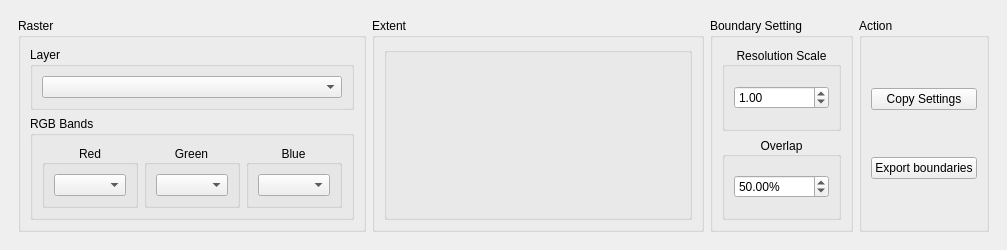
<?xml version="1.0" encoding="UTF-8"?>
<ui version="4.0">
 <class>gsDockWidget</class>
 <widget class="QgsDockWidget" name="gsDockWidget">
  <property name="geometry">
   <rect>
    <x>0</x>
    <y>0</y>
    <width>1007</width>
    <height>232</height>
   </rect>
  </property>
  <property name="maximumSize">
   <size>
    <width>524287</width>
    <height>524287</height>
   </size>
  </property>
  <property name="windowTitle">
   <string>Encoder Copilot</string>
  </property>
  <widget class="QWidget" name="dockWidgetContents">
   <layout class="QHBoxLayout" name="horizontalLayout">
    <item>
     <widget class="QFrame" name="horizontalFrame">
      <property name="maximumSize">
       <size>
        <width>160777</width>
        <height>360</height>
       </size>
      </property>
      <layout class="QHBoxLayout" name="horizontalLayout_3" stretch="3,4,0,1">
       <item>
        <widget class="QGroupBox" name="groupBox_3">
         <property name="title">
          <string>Raster</string>
         </property>
         <layout class="QGridLayout" name="gridLayout_3">
          <item row="1" column="0">
           <widget class="QGroupBox" name="groupBox_2">
            <property name="title">
             <string>RGB Bands</string>
            </property>
            <layout class="QHBoxLayout" name="horizontalLayout_2">
             <item>
              <widget class="QGroupBox" name="groupBox_9">
               <property name="title">
                <string>Red</string>
               </property>
               <property name="alignment">
                <set>Qt::AlignCenter</set>
               </property>
               <layout class="QGridLayout" name="gridLayout_9">
                <item row="0" column="0">
                 <widget class="QgsRasterBandComboBox" name="mRasterBandComboBox_R"/>
                </item>
               </layout>
              </widget>
             </item>
             <item>
              <widget class="QGroupBox" name="groupBox_10">
               <property name="title">
                <string>Green</string>
               </property>
               <property name="alignment">
                <set>Qt::AlignCenter</set>
               </property>
               <layout class="QGridLayout" name="gridLayout_8">
                <item row="0" column="0">
                 <widget class="QgsRasterBandComboBox" name="mRasterBandComboBox_G"/>
                </item>
               </layout>
              </widget>
             </item>
             <item>
              <widget class="QGroupBox" name="groupBox_11">
               <property name="title">
                <string>Blue</string>
               </property>
               <property name="alignment">
                <set>Qt::AlignCenter</set>
               </property>
               <layout class="QGridLayout" name="gridLayout_11">
                <item row="0" column="0">
                 <widget class="QgsRasterBandComboBox" name="mRasterBandComboBox_B"/>
                </item>
               </layout>
              </widget>
             </item>
            </layout>
           </widget>
          </item>
          <item row="0" column="0">
           <widget class="QGroupBox" name="groupBox">
            <property name="title">
             <string>Layer</string>
            </property>
            <layout class="QGridLayout" name="gridLayout">
             <item row="1" column="0">
              <widget class="QgsMapLayerComboBox" name="mMapLayerComboBox"/>
             </item>
            </layout>
           </widget>
          </item>
         </layout>
        </widget>
       </item>
       <item>
        <widget class="QGroupBox" name="groupBox_4">
         <property name="title">
          <string>Extent</string>
         </property>
         <layout class="QGridLayout" name="gridLayout_4">
          <item row="0" column="0">
           <widget class="QgsExtentGroupBox" name="mExtentGroupBox">
            <property name="sizePolicy">
             <sizepolicy hsizetype="Preferred" vsizetype="Minimum">
              <horstretch>0</horstretch>
              <verstretch>0</verstretch>
             </sizepolicy>
            </property>
           </widget>
          </item>
         </layout>
        </widget>
       </item>
       <item>
        <widget class="QGroupBox" name="groupBox_5">
         <property name="title">
          <string>Boundary Setting</string>
         </property>
         <layout class="QGridLayout" name="gridLayout_6">
          <item row="0" column="0">
           <widget class="QGroupBox" name="groupBox_6">
            <property name="title">
             <string>Resolution Scale</string>
            </property>
            <property name="alignment">
             <set>Qt::AlignCenter</set>
            </property>
            <layout class="QGridLayout" name="gridLayout_5">
             <item row="0" column="0">
              <widget class="QgsDoubleSpinBox" name="mBoxResolutionScale">
               <property name="sizePolicy">
                <sizepolicy hsizetype="Preferred" vsizetype="Fixed">
                 <horstretch>0</horstretch>
                 <verstretch>0</verstretch>
                </sizepolicy>
               </property>
               <property name="decimals">
                <number>2</number>
               </property>
               <property name="minimum">
                <double>0.100000000000000</double>
               </property>
               <property name="maximum">
                <double>100.000000000000000</double>
               </property>
               <property name="singleStep">
                <double>0.500000000000000</double>
               </property>
               <property name="value">
                <double>1.000000000000000</double>
               </property>
              </widget>
             </item>
            </layout>
           </widget>
          </item>
          <item row="1" column="0">
           <widget class="QGroupBox" name="groupBox_7">
            <property name="title">
             <string>Overlap</string>
            </property>
            <property name="alignment">
             <set>Qt::AlignCenter</set>
            </property>
            <layout class="QGridLayout" name="gridLayout_2">
             <item row="0" column="0">
              <widget class="QgsDoubleSpinBox" name="mBoxOverlap">
               <property name="sizePolicy">
                <sizepolicy hsizetype="Preferred" vsizetype="Fixed">
                 <horstretch>0</horstretch>
                 <verstretch>0</verstretch>
                </sizepolicy>
               </property>
               <property name="suffix">
                <string>%</string>
               </property>
               <property name="maximum">
                <double>99.000000000000000</double>
               </property>
               <property name="singleStep">
                <double>5.000000000000000</double>
               </property>
               <property name="value">
                <double>50.000000000000000</double>
               </property>
              </widget>
             </item>
            </layout>
           </widget>
          </item>
         </layout>
        </widget>
       </item>
       <item>
        <widget class="QGroupBox" name="groupBox_8">
         <property name="title">
          <string>Action</string>
         </property>
         <layout class="QGridLayout" name="gridLayout_7">
          <item row="0" column="0">
           <widget class="QPushButton" name="pushButton_CopySetting">
            <property name="text">
             <string>Copy Settings</string>
            </property>
           </widget>
          </item>
          <item row="1" column="0">
           <widget class="QPushButton" name="pushButton_4">
            <property name="text">
             <string>Export boundaries</string>
            </property>
           </widget>
          </item>
         </layout>
        </widget>
       </item>
      </layout>
     </widget>
    </item>
   </layout>
  </widget>
 </widget>
 <customwidgets>
  <customwidget>
   <class>QgsCollapsibleGroupBox</class>
   <extends>QGroupBox</extends>
   <header>qgscollapsiblegroupbox.h</header>
   <container>1</container>
  </customwidget>
  <customwidget>
   <class>QgsDockWidget</class>
   <extends>QDockWidget</extends>
   <header>qgsdockwidget.h</header>
   <container>1</container>
  </customwidget>
  <customwidget>
   <class>QgsDoubleSpinBox</class>
   <extends>QDoubleSpinBox</extends>
   <header>qgsdoublespinbox.h</header>
  </customwidget>
  <customwidget>
   <class>QgsExtentGroupBox</class>
   <extends>QgsCollapsibleGroupBox</extends>
   <header>qgsextentgroupbox.h</header>
   <container>1</container>
  </customwidget>
  <customwidget>
   <class>QgsMapLayerComboBox</class>
   <extends>QComboBox</extends>
   <header>qgsmaplayercombobox.h</header>
  </customwidget>
  <customwidget>
   <class>QgsRasterBandComboBox</class>
   <extends>QComboBox</extends>
   <header>qgsrasterbandcombobox.h</header>
  </customwidget>
 </customwidgets>
 <resources/>
 <connections/>
</ui>
